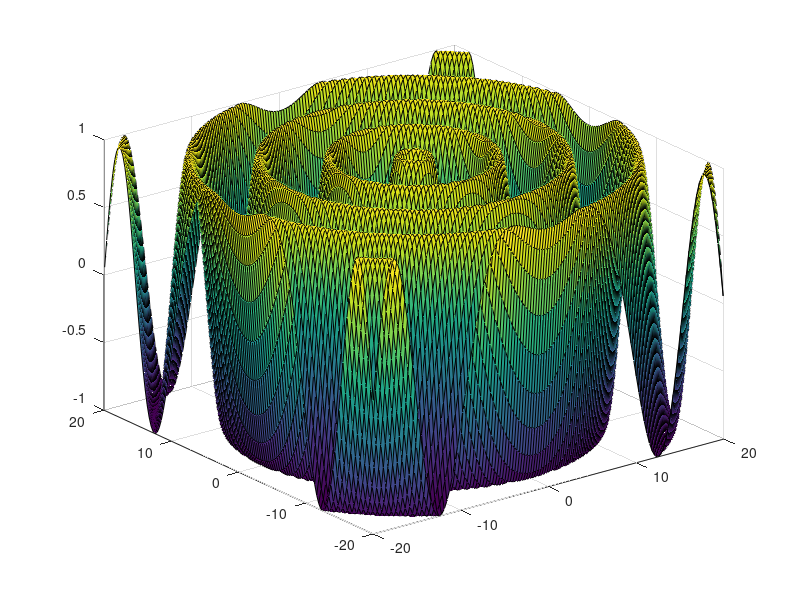
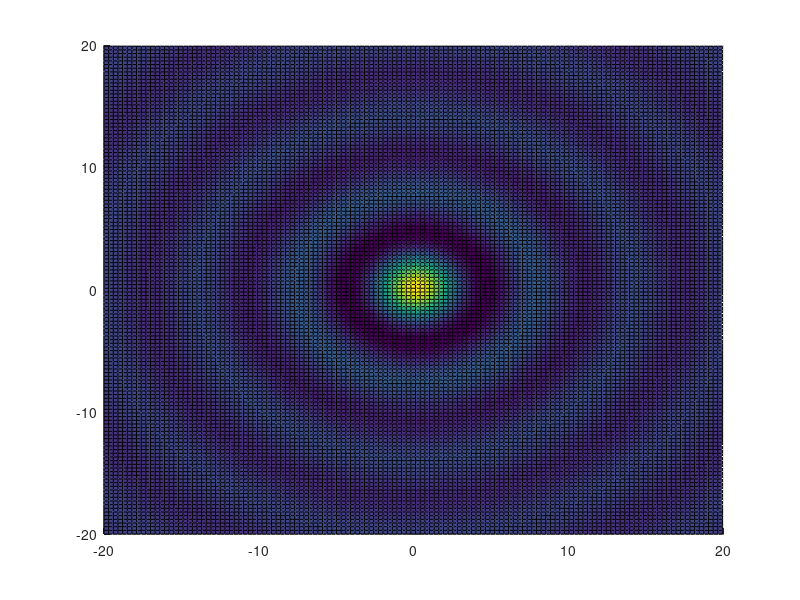
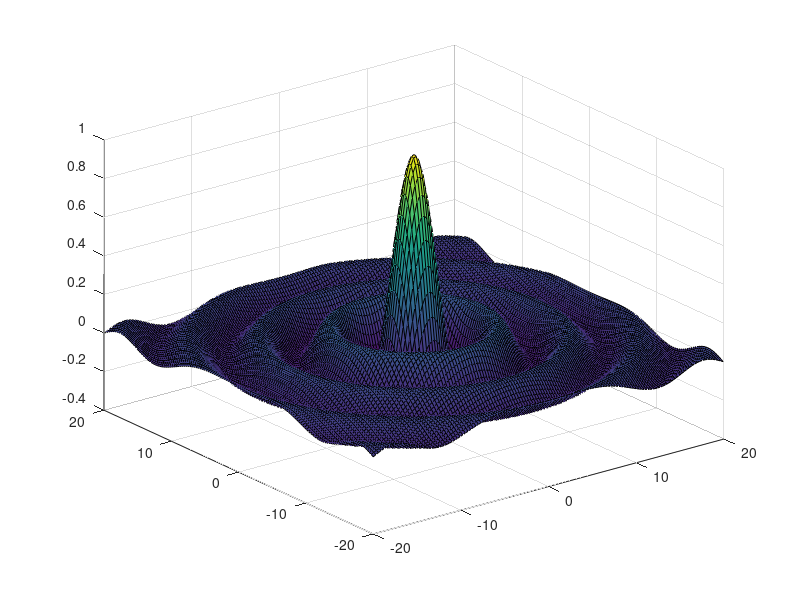
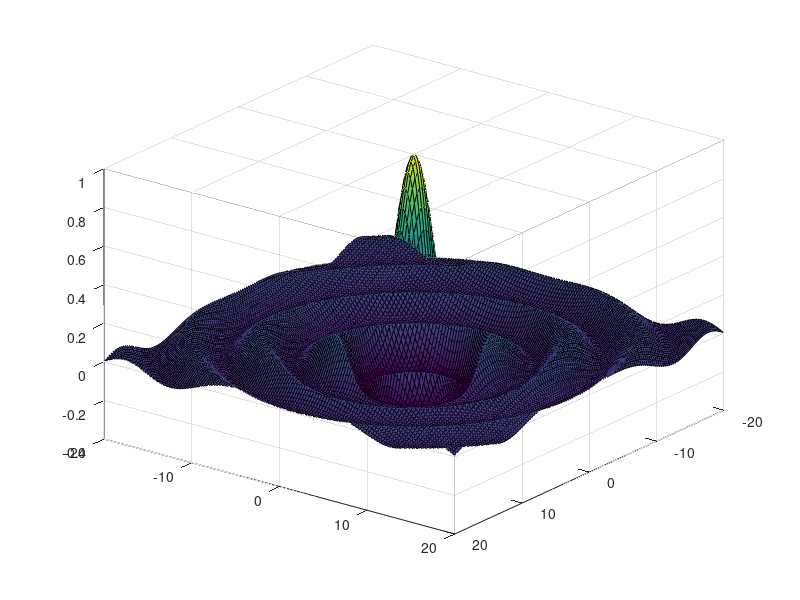

Write the MATLAB code that produced these figures, in order.
% x-ova aj y-ove suradnice pojdu od -20 do 20 po 0.3 hlavne kvoli tomu
% aby som nedosiahol bod [0,0], v ktorom by nebola funkcia definovana =>
% nachadzala by sa tam diera
x = -20:0.3:20;
y = x;

% vytvorime mesh => 2 dimenzionalna matica z hodnotami ktore budeme dosadzovat
% do funkcie
[meshX,meshY] = meshgrid(x,y);

%%
% Cast s renderovanim videa. Iba na skusku
% pocet framov ktore chceme vykreslit
% numframes = 120;

% nastavenie grafickeho kontextu
% set(gca,'NextPlot','replacechildren');

% nastavenie kontajneru v ktorom ukladame framy
% frames(120) = struct('cdata',[],'colormap',[]);

% nastavenie axis aby sa nam nemenili dlzky suradnicovych sustav kazdym framom
% axis([0 120 0 120 -2 2])

% doplnenie pozretia z vrchu aj zo spodu


% Vytvorenie videa 
% for i = 14:numframes; meshZ = sin(7.*(7./i).*sqrt(meshX.^2 + meshY.^2))./sqrt(meshX.^2+meshY.^2);
%     surf(meshZ);
%     frames(i)= getframe();
% end

% Ulozenie videa pod urcitym menom s danou kompresiou
% movie2avi(frames,'waterwaves.avi','compression', 'FFDS', 'quality', 100)

%%
% Vytvorenie z-ovej suradnice pre vlnu, ktora je stale rovnaka.
meshZ=sin(sqrt(meshX.^2 + meshY.^2));
surf(meshX,meshY,meshZ);
% Ulozenie takehoto grafu pod danym menom
saveas(gcf, 'Without','jpg');

%%
% Vytvorenie z-ovej suradnice dosadenim hodnot ulozenych v meshX a meshY
% Vyuzivame funkciu sinus so vzdialenostou od pociatku, aby sme vytvorili
% vlny vytvorene od pociatku. Takato funkcia by vytvorila vlny s rovnakymi
% amplitudami. Na postupne znizovanie vln musime do funkcie este zahrnut
% predelenie nejakou hodnotou ktora sa zvysuje od stredu => vzdialenostou
% od stredu.
meshZ=sin(sqrt(meshX.^2 + meshY.^2))./sqrt(meshX.^2+meshY.^2);
% Na vykreslenie grafu pouzijem funkciu surf, ktora podla zadanych
% parametrov vygeneruje graf.
surf(meshX,meshY,meshZ);
% Hodnoty sluzia na prenastavenie kamery (0,90) = Pohlad z vrchu
az = 0;
el = 90;
% Funkcia na zmenu kamery
view(az, el);

% Funkcia ktora uklada obrazok s grafom z pohladu zhora do suboru
saveas(gcf, 'ZhoraGraf', 'jpg');

% Hodnoty sluzia na prenastavenie kamery (-37.5, 30) = Default nastavenie
% pohladu
az = -37.5;
el = 30;
% Funkcia na zmenu kamery
view(az, el);

% Funkcia ktora uklada obrazok s grafom z pohladu sikmo zhora do suboru
saveas(gcf, 'SikmoHoreGraf', 'jpg');

% Hodnoty sluzia na prenastavenie kamery (-37.5, 30) = Default nastavenie
% pohladu
az = -37.5;
el = -30;
% Funkcia na zmenu kamery
view(az, el);

% Funkcia ktora uklada obrazok s grafom z pohladu sikmo zdola do suboru
saveas(gcf, 'SikmoDoleGraf', 'jpg');
